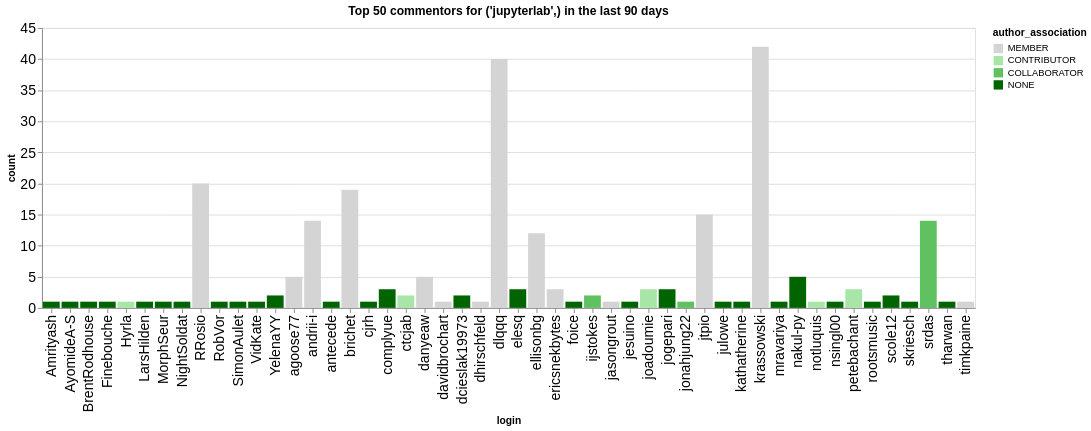

Notebook cell for this chart:
### Code cell
n_plot = 50
charts = []
for ii, (iorg, idata) in enumerate(commentors.groupby(['org'])):
    title = f"Top {n_plot} commentors for {iorg} in the last {n_days} days"
    idata = idata.groupby('login', as_index=False).agg({'count': 'sum', 'author_association': 'first'})
    idata = idata.sort_values('count', ascending=False).head(n_plot)
    ch = alt.Chart(data=idata.head(n_plot), title=title).mark_bar().encode(
        x='login',
        y='count',
        color=alt.Color('author_association', scale=alt.Scale(domain=author_types, range=author_colors))
    )
    charts.append(ch)
alt.hconcat(*charts)

### Figure 1 — Vega-Lite specification as saved in the notebook (floating-point values rounded to 4 significant figures)
{"config": {"axisLeft": {"labelFontSize": 15}, "axisBottom": {"labelFontSize": 15}}, "hconcat": [{"mark": {"type": "bar"}, "encoding": {"color": {"field": "author_association", "scale": {"domain": ["MEMBER", "CONTRIBUTOR", "COLLABORATOR", "NONE"], "range": ["rgb(211.82745098039214, 211.82745098039214, 211.82745098039214)", "rgb(166.98562091503268, 229.89803921568628, 166.98562091503268)", "rgb(96.37647058823529, 192.75294117647059, 96.37647058823529)", "rgb(0.0, 100.3921568627451, 0.0)"]}, "type": "nominal"}, "x": {"field": "login", "type": "nominal"}, "y": {"field": "count", "type": "quantitative"}}, "title": "Top 50 commentors for ('jupyterlab',) in the last 90 days"}], "data": {"name": "data-a28b8baa4bb99f9d7d8225584847f976"}, "$schema": "https://vega.github.io/schema/vega-lite/v5.20.1.json", "datasets": {"data-a28b8baa4bb99f9d7d8225584847f976": [{"login": "krassowski", "count": 42, "author_association": "MEMBER"}, {"login": "dlqqq", "count": 40, "author_association": "MEMBER"}, {"login": "RRosio", "count": 20, "author_association": "MEMBER"}, {"login": "brichet", "count": 19, "author_association": "MEMBER"}, {"login": "jtpio", "count": 15, "author_association": "MEMBER"}, {"login": "srdas", "count": 14, "author_association": "COLLABORATOR"}, {"login": "andrii-i", "count": 14, "author_association": "MEMBER"}, {"login": "ellisonbg", "count": 12, "author_association": "MEMBER"}, {"login": "agoose77", "count": 5, "author_association": "MEMBER"}, {"login": "nakul-py", "count": 5, "author_association": "NONE"}, {"login": "danyeaw", "count": 5, "author_association": "MEMBER"}, {"login": "elesq", "count": 3, "author_association": "NONE"}, {"login": "complyue", "count": 3, "author_association": "NONE"}, {"login": "jogepari", "count": 3, "author_association": "NONE"}, {"login": "joadoumie", "count": 3, "author_association": "CONTRIBUTOR"}, {"login": "petebachant", "count": 3, "author_association": "CONTRIBUTOR"}, {"login": "ericsnekbytes", "count": 3, "author_association": "MEMBER"}, {"login": "YelenaYY", "count": 2, "author_association": "NONE"}, {"login": "dcieslak19973", "count": 2, "author_association": "NONE"}, {"login": "scole12", "count": 2, "author_association": "NONE"}, {"login": "ijstokes", "count": 2, "author_association": "COLLABORATOR"}, {"login": "ctcjab", "count": 2, "author_association": "CONTRIBUTOR"}, {"login": "cjrh", "count": 1, "author_association": "NONE"}, {"login": "MorphSeur", "count": 1, "author_association": "NONE"}, {"login": "antecede", "count": 1, "author_association": "NONE"}, {"login": "VidKate", "count": 1, "author_association": "NONE"}, {"login": "Hyrla", "count": 1, "author_association": "CONTRIBUTOR"}, {"login": "Finebouche", "count": 1, "author_association": "NONE"}, {"login": "LarsHilden", "count": 1, "author_association": "NONE"}, {"login": "AyomideA-S", "count": 1, "author_association": "NONE"}, {"login": "BrentRodhouse", "count": 1, "author_association": "NONE"}, {"login": "Amrityash", "count": 1, "author_association": "NONE"}, {"login": "NightSoldat", "count": 1, "author_association": "NONE"}, {"login": "RobVor", "count": 1, "author_association": "NONE"}, {"login": "SimonAulet", "count": 1, "author_association": "NONE"}, {"login": "jonahjung22", "count": 1, "author_association": "COLLABORATOR"}, {"login": "jesuino", "count": 1, "author_association": "NONE"}, {"login": "foice", "count": 1, "author_association": "NONE"}, {"login": "jasongrout", "count": 1, "author_association": "MEMBER"}, {"login": "davidbrochart", "count": 1, "author_association": "MEMBER"}, {"login": "dhirschfeld", "count": 1, "author_association": "MEMBER"}, {"login": "kathatherine", "count": 1, "author_association": "NONE"}, {"login": "julowe", "count": 1, "author_association": "NONE"}, {"login": "nsingl00", "count": 1, "author_association": "NONE"}, {"login": "notluquis", "count": 1, "author_association": "CONTRIBUTOR"}, {"login": "mravariya", "count": 1, "author_association": "NONE"}, {"login": "rootsmusic", "count": 1, "author_association": "NONE"}, {"login": "skriesch", "count": 1, "author_association": "NONE"}, {"login": "tharwan", "count": 1, "author_association": "NONE"}, {"login": "timkpaine", "count": 1, "author_association": "MEMBER"}]}}
